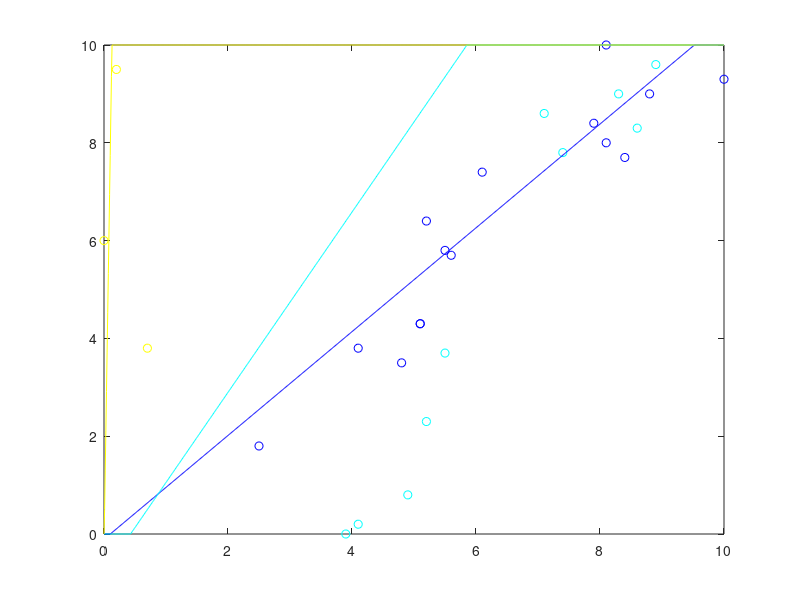

Reproduce this figure in MATLAB.
x0 = 0.000000:.01:10.000000;
c0 = [4.100000 3.800000 ;
5.600000 5.700000 ;
5.100000 4.300000 ;
6.100000 7.400000 ;
10.000000 9.300000 ;
4.800000 3.500000 ;
7.900000 8.400000 ;
8.800000 9.000000 ;
8.100000 8.000000 ;
8.400000 7.700000 ;
5.100000 4.300000 ;
8.100000 10.000000 ;
5.500000 5.800000 ;
5.200000 6.400000 ;
2.500000 1.800000 ;
];
y_c0 =  - 0.727863 / -0.685723 * x0  + 0.0739745 / -0.685723;
c1 = [4.100000 0.200000 ;
3.900000 0.000000 ;
5.200000 2.300000 ;
5.500000 3.700000 ;
8.900000 9.600000 ;
8.600000 8.300000 ;
7.400000 7.800000 ;
7.100000 8.600000 ;
8.300000 9.000000 ;
4.900000 0.800000 ;
];
y_c1 =  - 0.878962 / -0.476891 * x0  + 0.376509 / -0.476891;
c2 = [0.000000 6.000000 ;
0.700000 3.800000 ;
0.200000 9.500000 ;
];
y_c2 =  - 0.999923 / -0.0124291 * x0  + 0.00375554 / -0.0124291;
colors = jet(3);
if (size(c0) >0) plot (c0(:,1), c0(:,2),'o', 'color', colors(1,:)); end
hold on;
if (size(c1) >0) plot (c1(:,1), c1(:,2),'o', 'color', colors(2,:)); end
hold on;
if (size(c2) >0) plot (c2(:,1), c2(:,2),'o', 'color', colors(3,:)); end
hold on;
for i = 1 : size(y_c0, 2) 
 if y_c0(i) > 10.000000 
 y_c0(i) = 10.000000; 
 end 
 if y_c0(i) < 0.000000 
 y_c0(i) = 0.000000; 
 end 
 end
for i = 1 : size(y_c1, 2) 
 if y_c1(i) > 10.000000 
 y_c1(i) = 10.000000; 
 end 
 if y_c1(i) < 0.000000 
 y_c1(i) = 0.000000; 
 end 
 end
for i = 1 : size(y_c2, 2) 
 if y_c2(i) > 10.000000 
 y_c2(i) = 10.000000; 
 end 
 if y_c2(i) < 0.000000 
 y_c2(i) = 0.000000; 
 end 
 end
plot(x0, y_c0, 'color', colors(1,:));
hold on;
plot(x0, y_c1, 'color', colors(2,:));
hold on;
plot(x0, y_c2, 'color', colors(3,:));
hold on;
